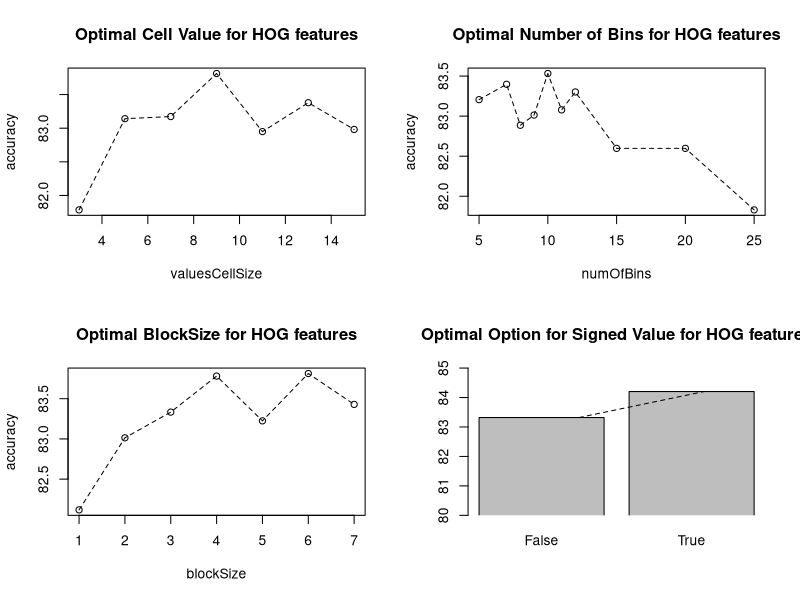
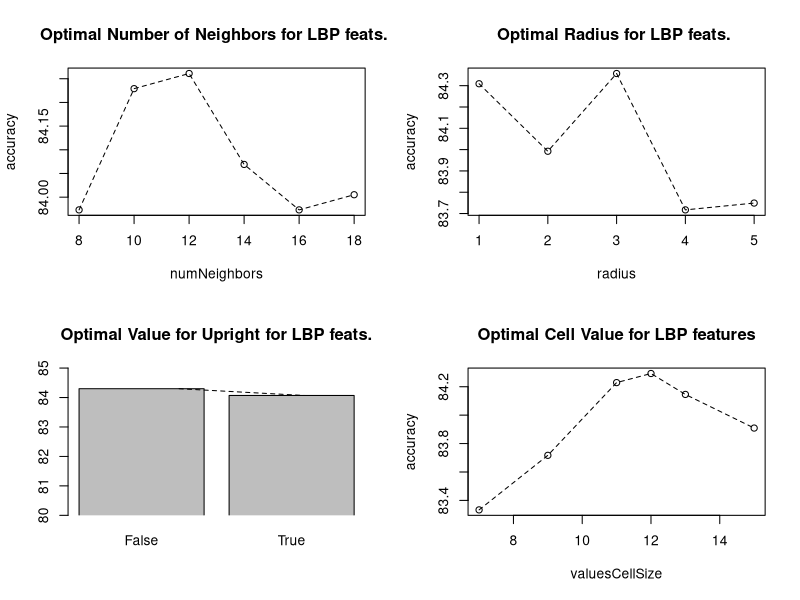
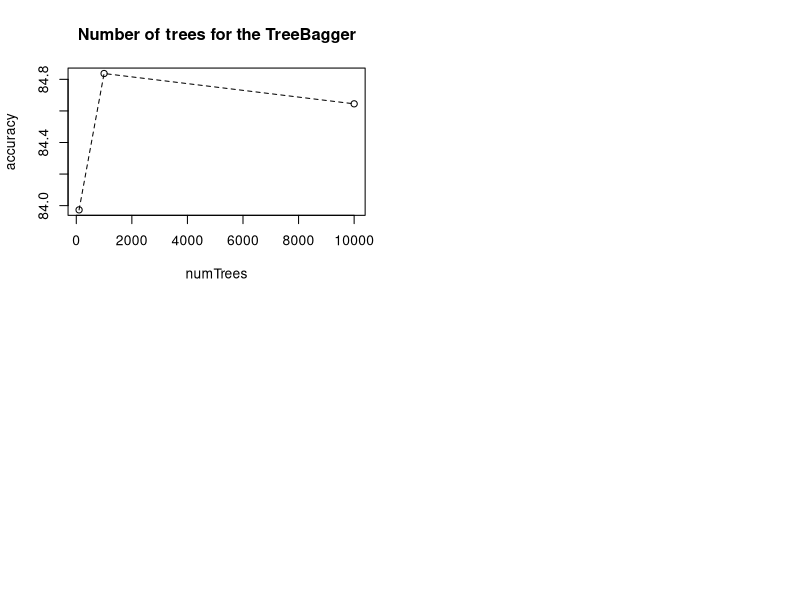
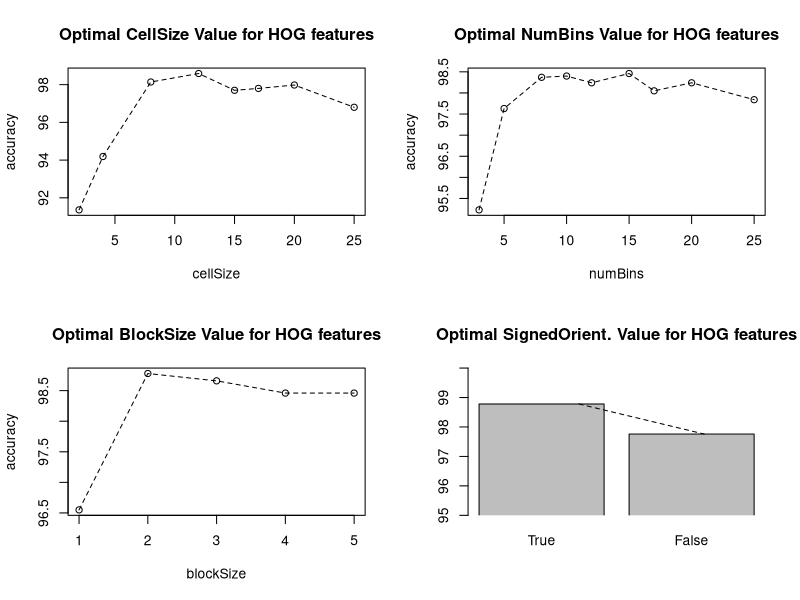
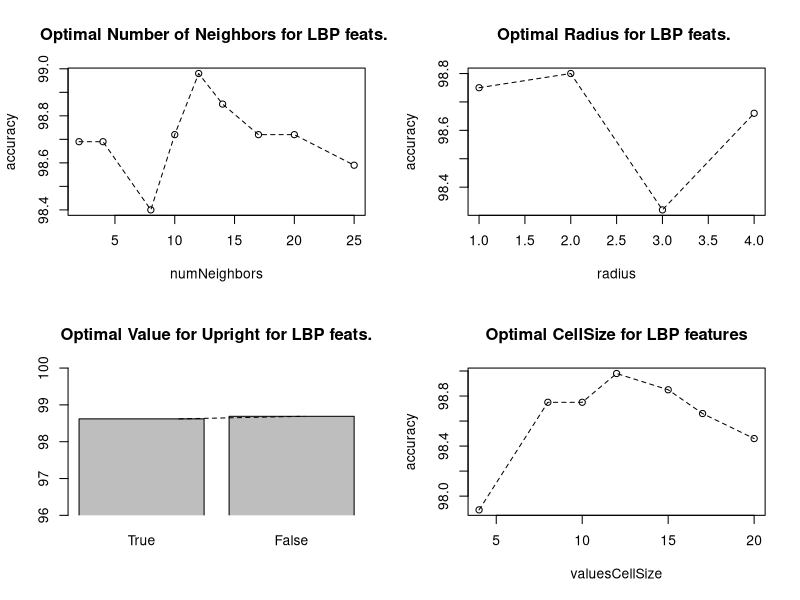

R code for these plots, in order:
par(mfrow = c(2,2))
valuesCellSize = c(3,5,7,9,11,13,15) # amb numbins = 9 default
accuracy = c ((82.72+81.19+81.447)/3, (83.0134+83.0134+83.3973)/3, (83.1094+83.3973+83.0134)/3, (83.9731 + 83.7812+83.6852)/3, 
              (82.9175+83.2054+82.72556)/3, (83.2054+83.5893+83.4933+83.69+82.917)/5, (83.2054+82.8215+82.9175)/3)
plot(valuesCellSize,accuracy,main="Optimal Cell Value for HOG features")
lines(valuesCellSize,accuracy,lty=2)



numOfBins = c(5,7,8,9,10,11,12,15,20,25)

accuracy = c ((82.6296+83.5893+83.3973)/3,
              (83.1094+83.3973+83.6852)/3,
              (82.6296+82.4376+83.5893)/3,
              (83.3973+83.1094+82.5336)/3,
              (84.2610+83.3013+83.4933+83.0134+83.5893)/5, 
              (83.1094+83.0134+83.1094)/3,
              (83.3013+83.5893+83.0134)/3,
              (82.6296+82.5336+82.6296)/3, 
              (82.2457+82.9175+82.6296)/3, 
              (82.4376+81.5739+81.4779)/3 )

plot(numOfBins,accuracy,main="Optimal Number of Bins for HOG features")
lines(numOfBins,accuracy,lty=2)




blockSize = c(1, 2, 3, 4, 5, 6, 7)
accuracy = c ((82.8215+82.5336+80.9981)/3,
              (83.3013+82.1497+83.5893)/3,
              (83.3013+82.7255+83.9731)/3,
              (83.9731+84.1651+83.2054)/3,
              (83.2054+83.2054+83.1094+83.1094+83.4933)/5,
              (84.6449+83.1094+83.6852)/3,
              (83.3973+83.4933+83.3973)/3 )

plot(blockSize,accuracy,main="Optimal BlockSize for HOG features")
lines(blockSize,accuracy,lty=2)


signedOrientation = c(1,2)
accuracy = c((83.9731+83.0134+82.7255+82.5336+84.3570)/5,
              (84.1651+84.1651+84.2610+84.0691+84.3570)/5)

barplot(accuracy,,main="Optimal Option for Signed Value for HOG features",
        names.arg=c("False", "True"),
        ylim = c(80.0, 85.0),xpd = FALSE)
lines(signedOrientation,accuracy,lty=2)







##############################

##############################
numNeighbors = c(8,10,12,14,16,18)
accuracy = c((84.1651+83.3973+84.3570)/3,
             (84.4530+84.3570+83.8772)/3,
             (83.6852+84.8369+84.2610)/3,
             (84.5489+84.0691+83.5893)/3,  
             (83.9731+84.4530+83.4933)/3,
             (83.5893+84.0691+84.3570)/3)
plot(numNeighbors, accuracy, main="Optimal Number of Neighbors for LBP feats. ")
lines(numNeighbors, accuracy, lty=2)



radius = c(1,2,3,4,5)
accuracy = c((84.7409+85.0288+84.1651+84.1651+84.0691+83.6852)/6,
             (84.0691+83.7812+83.6852+84.5489+83.8772)/5,
             (84.1651+84.1651+84.8369+84.4530+84.1651)/5,
             (83.4933+84.2610+83.3973)/3,
             (83.5893+84.2610+83.3973)/3
             )
plot(radius, accuracy, main="Optimal Radius for LBP feats. ")
lines(radius, accuracy, lty=2)



accuracy = c((84.5489+84.5489+84.0691+84.4530+83.8772)/5,
             (83.6852+83.2054+84.6449+85.0288+83.7812)/5)
barplot(accuracy,,main="Optimal Value for Upright for LBP feats.",
        names.arg=c("False", "True"),
        ylim = c(80.0, 85.0),xpd = FALSE)
lines(signedOrientation,accuracy,lty=2)



valuesCellSize = c(7,9,11,12,13,15) 
accuracy = c ((83.3013+83.8772+82.8215)/3, 
              (83.9731+83.3973+83.7812)/3, 
              (84.4530+84.1651+84.0691)/3,
              (83.7812+85.1248+83.9731)/3,
              (84.7409+83.9731+84.4530+83.7812+83.7812)/5, 
              (83.5893+84.2610+83.8772)/3)
plot(valuesCellSize,accuracy,main="Optimal Cell Value for LBP features")
lines(valuesCellSize,accuracy,lty=2)





##############################################################
##############################################################


numTrees = c(100,1000,10000)
accuracy = c(83.9731,
             (84.8369+ 84.8369)/2,
             84.6449
             );
plot(numTrees, accuracy, main = "Number of trees for the TreeBagger")
lines(numTrees, accuracy, lty=2)






"

ans =
  
  80


ans =
  
  9     3
  1     7

  scores =
    
    0.6800    0.3200
    0.5700    0.4300
    0.4700    0.5300
    0.4600    0.5400
    0.5400    0.4600
    0.5600    0.4400
    0.5700    0.4300
    0.5300    0.4700
    0.4400    0.5600
    0.4200    0.5800
    0.5800    0.4200
    0.6100    0.3900
    0.5600    0.4400
    0.4800    0.5200
    0.5100    0.4900
    0.5900    0.4100
    0.4400    0.5600
    0.3800    0.6200
    0.5500    0.4500
    0.4300    0.5700

    
    
    ans =
      
      85
    
    
    ans =
      
      9     2
      1     8
      
      scores =
        
        0.5900    0.4100
        0.5900    0.4100
        0.4300    0.5700
        0.4200    0.5800
        0.5100    0.4900
        0.5500    0.4500
        0.5800    0.4200
        0.5900    0.4100
        0.3600    0.6400
        0.4800    0.5200
        0.5200    0.4800
        0.5000    0.5000
        0.5300    0.4700
        0.3900    0.6100
        0.5500    0.4500
        0.5300    0.4700
        0.4700    0.5300
        0.3900    0.6100
        0.4400    0.5600
        0.4200    0.5800
    
        
        
        
        
    foto 1
  "   
      
         
        
        
        
        
        
        
###################
# ULLS vs no ULLS
###################
           
par(mfrow = c(2,2))   
cellSize = c(2,4,8,12,15,17,20,25)
accuracy = c(91.36,
             94.19,
             98.14,
             98.59,
             97.70,
             97.80,
             97.98,96.80)
plot(cellSize, accuracy, main = "Optimal CellSize Value for HOG features")
lines(cellSize, accuracy, lty=2)           
        

numBins = c(3,5,8,10,12,15,17,20,25)
accuracy = c(95.23,
             97.63,
             98.37,
             98.40,
             98.24,
             98.46,
             98.05,
             98.24,
             97.84)
plot(numBins, accuracy, main = "Optimal NumBins Value for HOG features")
lines(numBins, accuracy, lty=2) 



blockSize = c(1,2,3,4,5)
accuracy = c(96.55,
             98.78,
             98.66,
             98.46,
             98.46)
plot(blockSize, accuracy, main = "Optimal BlockSize Value for HOG features")
lines(blockSize, accuracy, lty=2)




signedOrientation = c(1,2)
accuracy = c(98.78,97.76)
barplot(accuracy, main = "Optimal SignedOrient. Value for HOG features",
        names.arg=c("True", "False"),
        ylim = c(95.0, 100.0),xpd = FALSE)
lines(signedOrientation,accuracy,lty=2)







################################


numNeighbors = c (2,
                  4,
                  8,
                  10,
                  12,
                  14,
                  17,
                  20,
                  25)
accuracy = c(98.69,
             98.69,
             98.40,
             98.72,
             98.98,
             98.85,
             98.72,
             98.72,
             98.59)
plot(numNeighbors, accuracy, main="Optimal Number of Neighbors for LBP feats. ")
lines(numNeighbors, accuracy, lty=2)


radius = c(1,2,3,4)
accuracy = c(98.75,
             98.80,
             98.32,
             98.66)
plot(radius, accuracy, main="Optimal Radius for LBP feats. ")
lines(radius, accuracy, lty=2)



accuracy = c(98.62,
             98.69)
barplot(accuracy,,main="Optimal Value for Upright for LBP feats.",
        names.arg=c("True", "False"),
        ylim = c(96.0, 100.0),xpd = FALSE)
lines(signedOrientation,accuracy,lty=2)



valuesCellSize = c(4,
                   8,
                   10,
                   12,
                   15,
                   17,
                   20) 
accuracy = c (97.89,
              98.75,
              98.75,
              98.98,
              98.85,
              98.66,
              98.46)
plot(valuesCellSize,accuracy,main="Optimal CellSize for LBP features")
lines(valuesCellSize,accuracy,lty=2)

